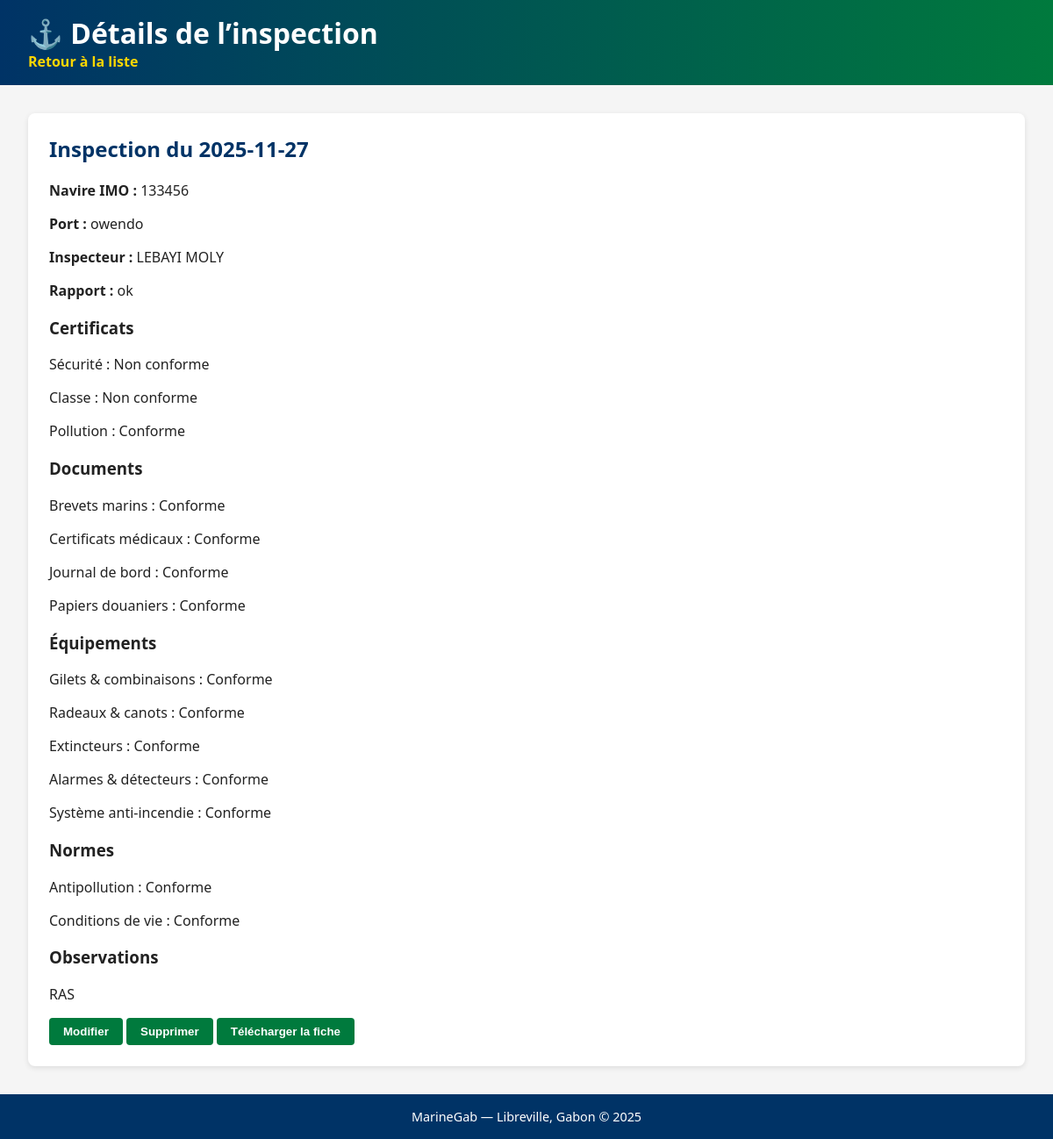
The page /inspections/1 on the database its author committed.
### app/models.py (models this page shows)
class Inspection(Base):
    __tablename__ = "inspections"
    id = Column(Integer, primary_key=True, index=True)
    date = Column(Date, nullable=False)
    navire_imo = Column(String(50), nullable=False)
    port_nom = Column(String(100), nullable=False)
    inspecteur = Column(String(255), nullable=False)
    rapport = Column(Text, nullable=True)
    certificat_securite = Column(String(20), nullable=False, default="Non conforme")
    certificat_classe = Column(String(20), nullable=False, default="Non conforme")
    certificat_pollution = Column(String(20), nullable=False, default="Non conforme")
    brevets_marins = Column(String(20), nullable=False, default="Non conforme")
    certificats_medicaux = Column(String(20), nullable=False, default="Non conforme")
    journal_bord = Column(String(20), nullable=False, default="Non conforme")
    papiers_douaniers = Column(String(20), nullable=False, default="Non conforme")
    gilets_combinaisons = Column(String(20), nullable=False, default="Non conforme")
    radeaux_canots = Column(String(20), nullable=False, default="Non conforme")
    extincteurs = Column(String(20), nullable=False, default="Non conforme")
    alarmes_detecteurs = Column(String(20), nullable=False, default="Non conforme")
    systeme_incendie = Column(String(20), nullable=False, default="Non conforme")
    normes_antipollution = Column(String(20), nullable=False, default="Non conforme")
    conditions_vie = Column(String(20), nullable=False, default="Non conforme")
    observations = Column(Text, nullable=True)

### app/main.py (the view)
@app.get("/inspections/{inspection_id}", response_class=HTMLResponse)
def inspection_detail(inspection_id: int, request: Request, db: Session = Depends(get_db)):
    inspection = db.query(models.Inspection).filter(models.Inspection.id == inspection_id).first()
    if not inspection:
        return HTMLResponse(content="<h1>Inspection introuvable</h1>", status_code=404)
    return templates.TemplateResponse("inspection_detail.html", {"request": request, "inspection": inspection})

### app/templates/inspection_detail.html (shortened to what this page needs)
<!DOCTYPE html>
<html lang="fr">
<head>
  <link rel="stylesheet" href="/static/style.css">
</head>
<body>
  <header>
    <h1>Détails de l’inspection</h1>
    <nav><a href="/inspections">Retour à la liste</a></nav>
  </header>
  <section class="card">
    <h2>Inspection du {{ inspection.date }}</h2>
    <p><strong>Navire IMO :</strong> {{ inspection.navire_imo }}</p>
    <p><strong>Port :</strong> {{ inspection.port_nom }}</p>
    <p><strong>Inspecteur :</strong> {{ inspection.inspecteur }}</p>
    <p><strong>Rapport :</strong> {{ inspection.rapport if inspection.rapport else "N/A" }}</p>
    <h3>Certificats</h3>
    <p>Sécurité : {{ inspection.certificat_securite }}</p>
    <p>Classe : {{ inspection.certificat_classe }}</p>
    <p>Pollution : {{ inspection.certificat_pollution }}</p>
    <h3>Documents</h3>
    <p>Brevets marins : {{ inspection.brevets_marins }}</p>
    <p>Certificats médicaux : {{ inspection.certificats_medicaux }}</p>
    <p>Journal de bord : {{ inspection.journal_bord }}</p>
    <p>Papiers douaniers : {{ inspection.papiers_douaniers }}</p>
    <h3>Équipements</h3>
    <p>Gilets & combinaisons : {{ inspection.gilets_combinaisons }}</p>
    <p>Radeaux & canots : {{ inspection.radeaux_canots }}</p>
    <p>Extincteurs : {{ inspection.extincteurs }}</p>
    <p>Alarmes & détecteurs : {{ inspection.alarmes_detecteurs }}</p>
    <p>Système anti-incendie : {{ inspection.systeme_incendie }}</p>
    <h3>Normes</h3>
    <p>Antipollution : {{ inspection.normes_antipollution }}</p>
    <p>Conditions de vie : {{ inspection.conditions_vie }}</p>
    <h3>Observations</h3>
    <p>{{ inspection.observations if inspection.observations else "Aucune observation" }}</p>
    <form action="/inspections/{{ inspection.id }}/edit" method="get" style="display:inline;">
      <button type="submit">Modifier</button>
    </form>
    <form action="/inspections/{{ inspection.id }}/delete" method="post" style="display:inline;">
      <button type="submit" onclick="return confirm('Supprimer cette inspection ?')">Supprimer</button>
    </form>
    <form action="/inspections/{{ inspection.id }}/download" method="get" style="display:inline;">
      <button type="submit">Télécharger la fiche</button>
    </form>
  </section>
  <footer>
    MarineGab — Libreville, Gabon © 2025
  </footer>
</body>
</html>

### app/static/style.css (style rules this page uses)
:root { --marine-blue: #003366; --marine-green: #007A3D; --marine-gold: #FFD700; --marine-light: #F5F5F5; --text-dark: #222; --text-light: #fff; --card-shadow: rgba(0, 0, 0, 0.1); }
body { margin: 0; font-family: "Segoe UI", "Roboto", sans-serif; background-color: var(--marine-light); color: var(--text-dark); }
header { background: linear-gradient(to right, var(--marine-blue), var(--marine-green)); color: var(--text-light); padding: 1rem 2rem; display: flex; flex-direction: column; align-items: flex-start; }
header h1::before { content: "⚓ "; }
header h1 { margin: 0; font-size: 2rem; }
nav { display: flex; gap: 1rem; flex-wrap: wrap; }
nav a { color: var(--marine-gold); text-decoration: none; font-weight: bold; transition: color 0.3s ease; }
.card { background-color: white; margin: 2rem; padding: 1.5rem; border-radius: 8px; box-shadow: 0 2px 6px var(--card-shadow); }
h2 { color: var(--marine-blue); margin-top: 0; }
button { background-color: var(--marine-green); color: var(--text-light); border: none; padding: 0.5rem 1rem; border-radius: 4px; cursor: pointer; font-weight: bold; transition: background-color 0.3s ease; }
footer { text-align: center; padding: 1rem; background-color: var(--marine-blue); color: var(--text-light); font-size: 0.9rem; }

### rows shown on the page
Inspection: date "2025-11-27", navire_imo "133456", port_nom "owendo", inspecteur "LEBAYI MOLY", rapport "ok", certificat_securite "Non conforme", certificat_classe "Non conforme", certificat_pollution "Conforme", brevets_marins "Conforme", certificats_medicaux "Conforme", journal_bord "Conforme", papiers_douaniers "Conforme", gilets_combinaisons "Conforme", radeaux_canots "Conforme", extincteurs "Conforme", alarmes_detecteurs "Conforme", systeme_incendie "Conforme", normes_antipollution "Conforme", conditions_vie "Conforme", observations "RAS"
